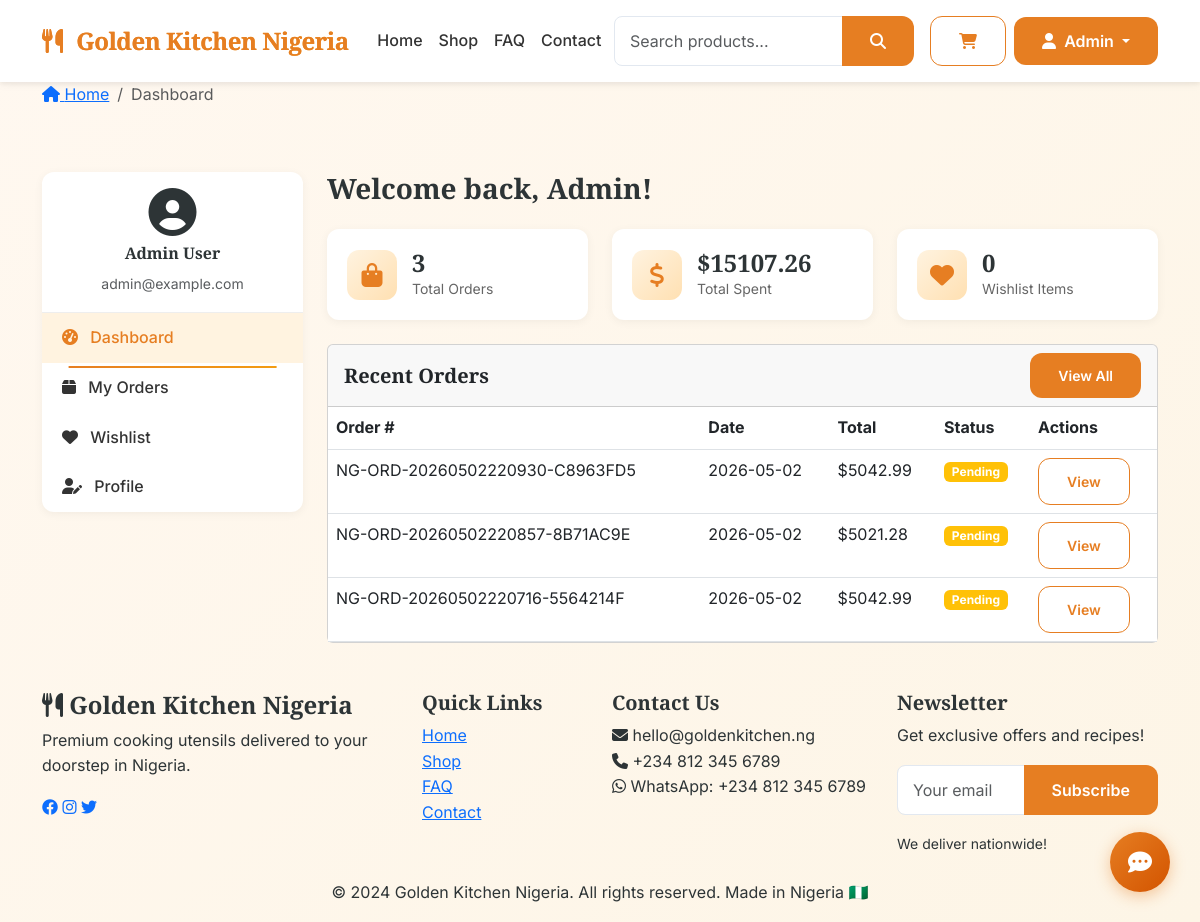
The app's page /user/dashboard (signed in) with its own data.
### app/models.py (models this page shows, shortened)
class User(UserMixin, db.Model):
    __tablename__ = 'users'
    id = db.Column(db.Integer, primary_key=True)
    email = db.Column(db.String(120), unique=True, nullable=False, index=True)
    username = db.Column(db.String(80), unique=True, nullable=False)
    first_name = db.Column(db.String(50))
    last_name = db.Column(db.String(50))
    password_hash = db.Column(db.String(255), nullable=False)
    is_active = db.Column(db.Boolean, default=True)
    is_admin = db.Column(db.Boolean, default=False)
    email_verified = db.Column(db.Boolean, default=True)
    created_at = db.Column(db.DateTime, default=datetime.utcnow)
    last_login = db.Column(db.DateTime)
    phone = db.Column(db.String(20))
    address = db.Column(db.Text)
    city = db.Column(db.String(100))
    state = db.Column(db.String(100))
    postal_code = db.Column(db.String(20))
    country = db.Column(db.String(100), default='USA')
    newsletter_subscribed = db.Column(db.Boolean, default=False)
    total_spent = db.Column(db.Float, default=0.0)
    order_count = db.Column(db.Integer, default=0)
    def get_full_name(self):
        return f"{self.first_name} {self.last_name}" if self.first_name else self.username

class Order(db.Model):
    __tablename__ = 'orders'
    id = db.Column(db.Integer, primary_key=True)
    order_number = db.Column(db.String(20), unique=True, nullable=False)
    user_id = db.Column(db.Integer, db.ForeignKey('users.id'), nullable=False)
    status = db.Column(db.String(20), default='pending')
    payment_status = db.Column(db.String(20), default='pending')
    payment_method = db.Column(db.String(50))
    subtotal = db.Column(db.Float, default=0.0)
    shipping_cost = db.Column(db.Float, default=0.0)
    tax = db.Column(db.Float, default=0.0)
    discount = db.Column(db.Float, default=0.0)  # Add this field
    coupon_code = db.Column(db.String(50))  # Add this field
    total = db.Column(db.Float, nullable=False)
    shipping_name = db.Column(db.String(200))
    shipping_address = db.Column(db.Text)
    shipping_city = db.Column(db.String(100))
    shipping_state = db.Column(db.String(100))
    shipping_postal_code = db.Column(db.String(20))
    shipping_country = db.Column(db.String(100))
    shipping_phone = db.Column(db.String(20))
    shipping_email = db.Column(db.String(120))
    notes = db.Column(db.Text)
    tracking_number = db.Column(db.String(100))
    tracking_url = db.Column(db.String(255))
    created_at = db.Column(db.DateTime, default=datetime.utcnow)
    updated_at = db.Column(db.DateTime, default=datetime.utcnow, onupdate=datetime.utcnow)
    paid_at = db.Column(db.DateTime)
    shipped_at = db.Column(db.DateTime)
    delivered_at = db.Column(db.DateTime)
    items = db.relationship('OrderItem', backref='order', lazy=True, cascade='all, delete-orphan')

### app/blueprints/user.py (the view)
@user_bp.route('/dashboard')
@login_required
def dashboard():
    recent_orders = Order.query.filter_by(user_id=current_user.id).order_by(Order.created_at.desc()).limit(5).all()
    wishlist_count = Wishlist.query.filter_by(user_id=current_user.id).count()
    total_orders = Order.query.filter_by(user_id=current_user.id).count()
    total_spent = db.session.query(db.func.sum(Order.total)).filter_by(user_id=current_user.id).scalar() or 0
    return render_template('user/dashboard.html',
                         recent_orders=recent_orders,
                         wishlist_count=wishlist_count,
                         total_orders=total_orders,
                         total_spent=total_spent)

### app/templates/user/dashboard.html (shortened to what this page needs)
{% extends "base.html" %}
{% block breadcrumb_items %}
<li class="breadcrumb-item active" aria-current="page">Dashboard</li>
{% endblock %}
{% block content %}
<div class="dashboard-page py-5">
    <div class="container">
        <div class="row">
            <div class="col-md-3 mb-4">
                <div class="dashboard-sidebar">
                    <div class="user-info text-center p-3">
                        <i class="fas fa-user-circle fa-3x text-terracotta mb-2"></i>
                        <h6>{{ current_user.get_full_name() }}</h6>
                        <small class="text-muted">{{ current_user.email }}</small>
                    </div>
                    <nav class="nav flex-column">
                        <a class="nav-link active" href="{{ url_for('user.dashboard') }}">
                            <i class="fas fa-tachometer-alt me-2"></i> Dashboard
                        </a>
                        <a class="nav-link" href="{{ url_for('user.orders') }}">
                            <i class="fas fa-box me-2"></i> My Orders
                        </a>
                        <a class="nav-link" href="{{ url_for('user.wishlist') }}">
                            <i class="fas fa-heart me-2"></i> Wishlist
                        </a>
                        <a class="nav-link" href="{{ url_for('user.profile') }}">
                            <i class="fas fa-user-edit me-2"></i> Profile
                        </a>
                    </nav>
                </div>
            </div>
            <div class="col-md-9">
                <div class="dashboard-content">
                    <h3 class="mb-4">Welcome back, {{ current_user.first_name or current_user.username }}!</h3>
                    <div class="row g-4 mb-4">
                        <div class="col-md-4">
                            <div class="stat-card">
                                <div class="stat-icon">
                                    <i class="fas fa-shopping-bag"></i>
                                </div>
                                <div class="stat-info">
                                    <h4>{{ total_orders }}</h4>
                                    <p>Total Orders</p>
                                </div>
                            </div>
                        </div>
                        <div class="col-md-4">
                            <div class="stat-card">
                                <div class="stat-icon">
                                    <i class="fas fa-dollar-sign"></i>
                                </div>
                                <div class="stat-info">
                                    <h4>${{ "%.2f"|format(total_spent) }}</h4>
                                    <p>Total Spent</p>
                                </div>
                            </div>
                        </div>
                        <div class="col-md-4">
                            <div class="stat-card">
                                <div class="stat-icon">
                                    <i class="fas fa-heart"></i>
                                </div>
                                <div class="stat-info">
                                    <h4>{{ wishlist_count }}</h4>
                                    <p>Wishlist Items</p>
                                </div>
                            </div>
                        </div>
                    </div>
                    <div class="card">
                        <div class="card-header d-flex justify-content-between align-items-center">
                            <h5 class="mb-0">Recent Orders</h5>
                            <a href="{{ url_for('user.orders') }}" class="btn btn-sm btn-terracotta">View All</a>
                        </div>
                        <div class="card-body p-0">
                            <div class="table-responsive">
                                <table class="table table-hover mb-0">
                                    <thead>
                                        <tr>
                                            <th>Order #</th>
                                            <th>Date</th>
                                            <th>Total</th>
                                            <th>Status</th>
                                            <th>Actions</th>
                                        </tr>
                                    </thead>
                                    <tbody>
                                        {% for order in recent_orders %}
                                        <tr>
                                            <td>{{ order.order_number }}</td>
                                            <td>{{ order.created_at.strftime('%Y-%m-%d') }}</td>
                                            <td>${{ "%.2f"|format(order.total) }}</td>
                                            <td>
                                                {% if order.status == 'pending' %}
                                                <span class="badge bg-warning">Pending</span>
                                                {% elif order.status == 'delivered' %}
                                                <span class="badge bg-success">Delivered</span>
                                                {% else %}
                                                <span class="badge bg-info">{{ order.status }}</span>
                                                {% endif %}
                                            </td>
                                            <td>
                                                <a href="{{ url_for('user.order_detail', order_id=order.id) }}" class="btn btn-sm btn-outline-terracotta">
                                                    View
                                                </a>
                                            </td>
                                        </tr>
                                        {% endfor %}
                                    </tbody>
                                </table>
                            </div>
                        </div>
                    </div>
                </div>
            </div>
        </div>
    </div>
</div>
{% endblock %}

### app/templates/components/navbar.html (shortened to what this page needs)
<nav class="navbar navbar-expand-lg">
    <div class="container">
        <a class="navbar-brand" href="{{ url_for('main.index') }}">
            <i class="fas fa-utensils me-2"></i>
            Golden Kitchen Nigeria
        </a>
        <div class="collapse navbar-collapse" id="navbarNav">
            <ul class="navbar-nav mx-auto">
                <li class="nav-item"><a class="nav-link" href="{{ url_for('main.index') }}">Home</a></li>
                <li class="nav-item"><a class="nav-link" href="{{ url_for('main.products') }}">Shop</a></li>
                <li class="nav-item"><a class="nav-link" href="{{ url_for('main.faq') }}">FAQ</a></li>
                <li class="nav-item"><a class="nav-link" href="{{ url_for('main.contact') }}">Contact</a></li>
            </ul>
            <div class="search-container me-3">
                <form class="search-form" action="{{ url_for('main.search') }}" method="GET" autocomplete="off">
                    <div class="input-group">
                        <input type="text"
                               name="q"
                               id="searchInput"
                               class="form-control"
                               placeholder="Search products..."
                               aria-label="Search"
                               autocomplete="off">
                        <button class="btn btn-terracotta" type="submit">
                            <i class="fas fa-search"></i>
                        </button>
                    </div>
                </form>
            </div>
            <a href="{{ url_for('cart.view_cart') }}" class="btn btn-outline-terracotta position-relative me-2">
                <i class="fas fa-shopping-cart"></i>
            </a>
            {% if current_user.is_authenticated %}
            <div class="dropdown">
                <button class="btn btn-terracotta dropdown-toggle" data-bs-toggle="dropdown">
                    <i class="fas fa-user me-1"></i>
                    {{ current_user.first_name or current_user.username }}
                </button>
            </div>
            {% endif %}
        </div>
    </div>
</nav>

### records on screen
User: first_name "Admin", get_full_name "Admin User", email "admin@example.com"
Order: order_number "NG-ORD-20260502220930-C8963FD5", created_at "2026-05-02", total "5042.99", status "Pending"
Order: order_number "NG-ORD-20260502220857-8B71AC9E", created_at "2026-05-02", total "5021.28", status "Pending"
Order: order_number "NG-ORD-20260502220716-5564214F", created_at "2026-05-02", total "5042.99", status "Pending"

### other values on screen
{{ total_orders }} "3"
{{ "%.2f"|format(total_spent) }} "15107.26"
{{ wishlist_count }} "0"
